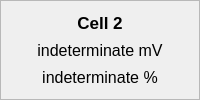
                 <widget class="QFrame" name="cell2_frame">
                  <property name="frameShape">
                   <enum>QFrame::StyledPanel</enum>
                  </property>
                  <property name="frameShadow">
                   <enum>QFrame::Raised</enum>
                  </property>
                  <layout class="QVBoxLayout" name="verticalLayout_9">
                   <item>
                    <widget class="QLabel" name="cell2_title">
                     <property name="font">
                      <font>
                       <pointsize>13</pointsize>
                       <weight>75</weight>
                       <bold>true</bold>
                      </font>
                     </property>
                     <property name="text">
                      <string>Cell 2</string>
                     </property>
                     <property name="alignment">
                      <set>Qt::AlignCenter</set>
                     </property>
                    </widget>
                   </item>
                   <item>
                    <widget class="QLabel" name="cell2_voltage">
                     <property name="font">
                      <font>
                       <pointsize>12</pointsize>
                      </font>
                     </property>
                     <property name="text">
                      <string>indeterminate mV</string>
                     </property>
                     <property name="alignment">
                      <set>Qt::AlignCenter</set>
                     </property>
                    </widget>
                   </item>
                   <item>
                    <widget class="QLabel" name="cell2_soc">
                     <property name="font">
                      <font>
                       <pointsize>12</pointsize>
                      </font>
                     </property>
                     <property name="text">
                      <string>indeterminate %</string>
                     </property>
                     <property name="alignment">
                      <set>Qt::AlignCenter</set>
                     </property>
                    </widget>
                   </item>
                  </layout>
                 </widget>
